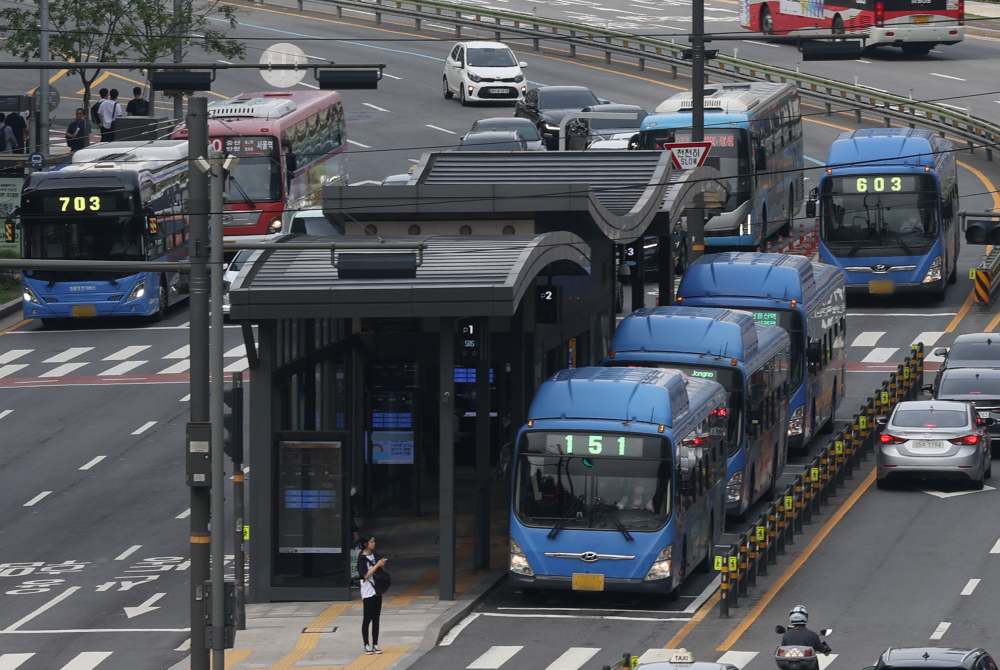
#> input picture Feature&Matching/mot_color70.jpg, 3000 x 2010 px (shown at 1/3 size); the run also reads 1 picture not shown here
$ python FLANN.py
#> lines starting #> are read from the running program, lines starting #| are printed output that depends on the picture
import cv2 as cv
import numpy as np
import time

img1=cv.imread('mot_color70.jpg')[1090:1750,1540:2060]
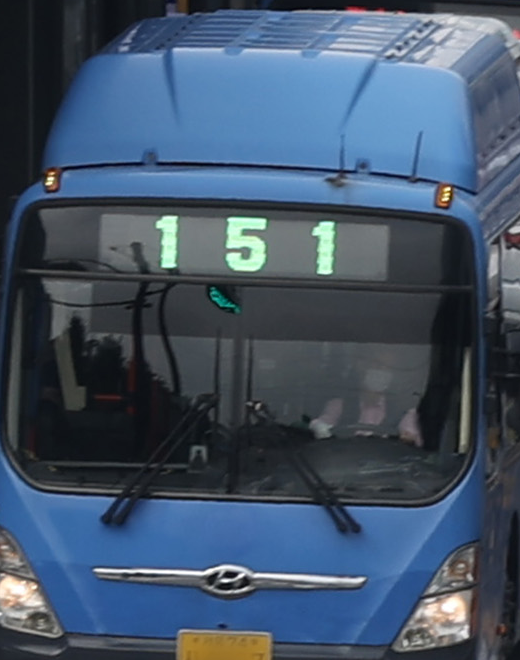
#> img1: shape (660, 520, 3); mean B, G, R 104.5, 84.1, 66.8
gray1=cv.cvtColor(img1,cv.COLOR_BGR2GRAY)
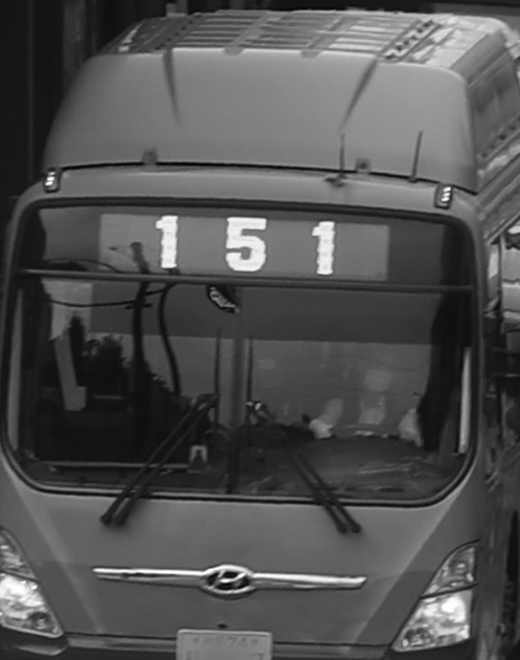
#> gray1: shape (660, 520); min 3, max 255, mean 81.3
img2=cv.imread('mot_color83.jpg')
#> img2 is the input picture: shape (2010, 3000, 3); mean B, G, R 91.5, 86.1, 83.4
gray2=cv.cvtColor(img2,cv.COLOR_BGR2GRAY)
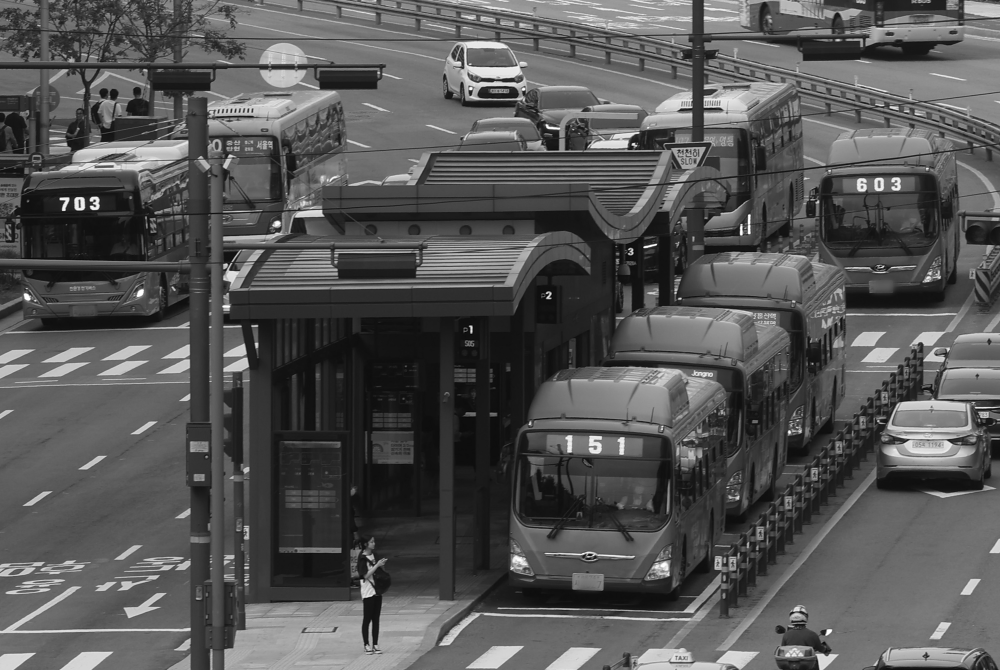
#> gray2: shape (2010, 3000) (shown at 1/3 size); min 1, max 255, mean 85.9

sift=cv.SIFT_create()
kp1,des1=sift.detectAndCompute(gray1,None)
#> kp1 = 885 keypoints; strongest (x, y, size): (50, 181, 5.9), (210, 571, 4.4), (448, 189, 2.7), (245, 589, 3.3)
kp2,des2=sift.detectAndCompute(gray2,None)
#> kp2 = 19626 keypoints; strongest (x, y, size): (1934, 741, 5.3), (191, 627, 8.5), (183, 597, 6.6), (1967, 734, 4.5)
print('특징점 개수:',len(kp1),len(kp2))
#| 특징점 개수: 885 19626

start=time.time()
flann_matcher=cv.DescriptorMatcher_create(cv.DescriptorMatcher_FLANNBASED)
knn_match=flann_matcher.knnMatch(des1,des2,2)
#> knn_match = 885 matches

T=0.7
good_match=[]
for nearest1, nearest2 in knn_match:
    if (nearest1.distance/nearest2.distance)<T:
        good_match.append(nearest1)
#> after the loop, good_match = 843 matches
print('매칭에 걸린 시간:',time.time()-start)

img_match=np.empty((max(img1.shape[0],img2.shape[0]),img1.shape[1]+img2.shape[1],3),dtype=np.uint8)
cv.drawMatches(img1,kp1,img2,kp2,good_match,img_match,flags=cv.DrawMatchesFlags_NOT_DRAW_SINGLE_POINTS)
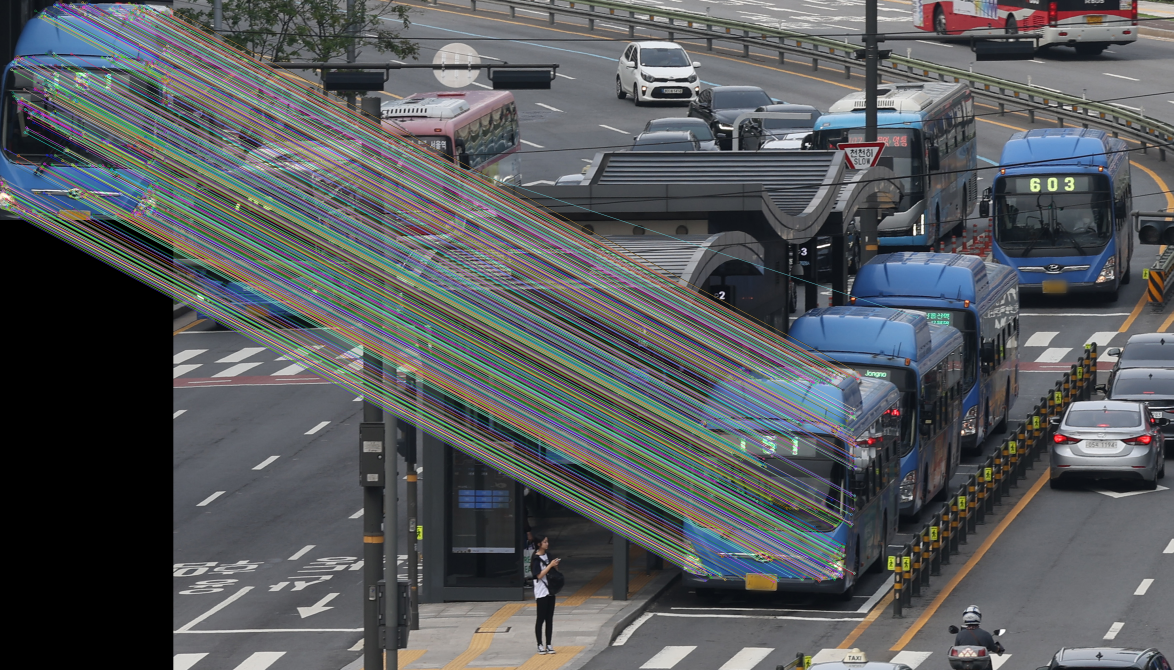
#> img_match: shape (2010, 3520, 3) (shown at 1/3 size); mean B, G, R 92.8, 90, 86.8

cv.imshow('Good Matches',img_match)

k=cv.waitKey()
#> (key Esc is pressed here)
cv.destroyAllWindows()
